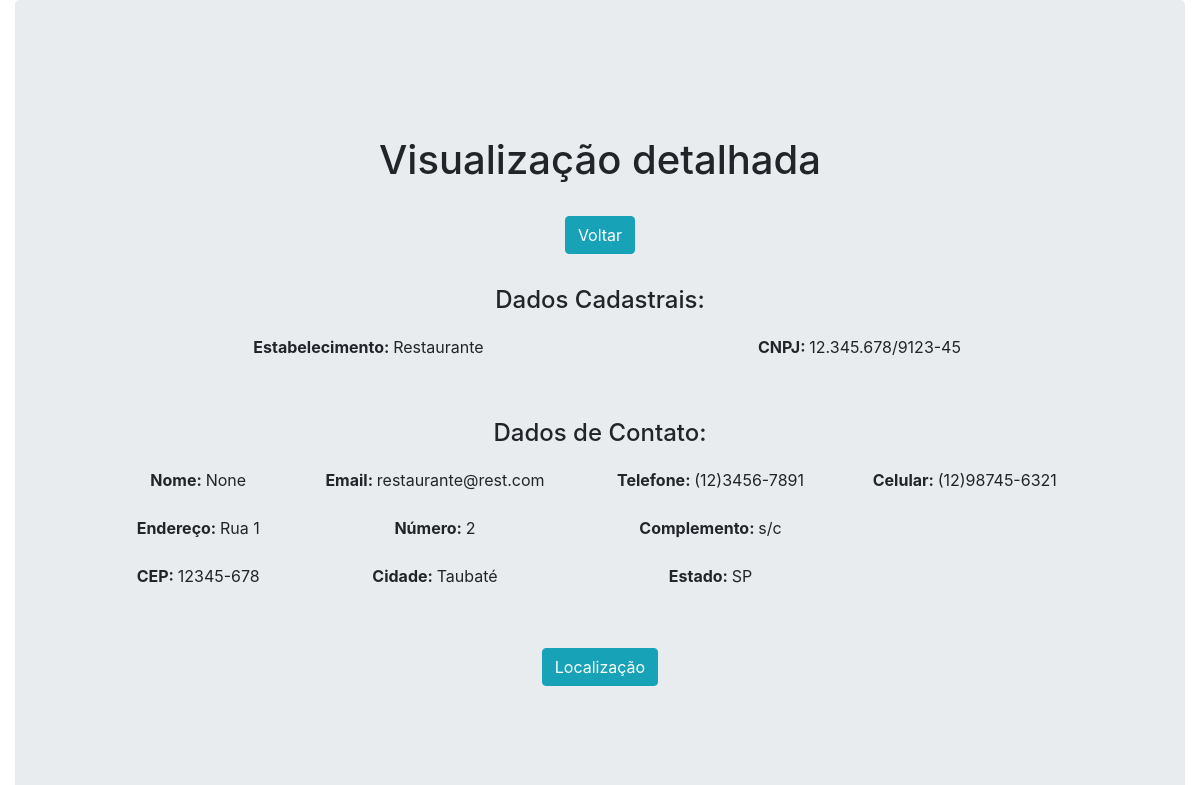
The page /view/1/ (signed in) on the database its author committed.
### pji3g54app/models.py (models this page shows, shortened)
class Cadastro(models.Model):
    inputEmpresa = models.CharField(max_length=255, null=True, blank=True)
    inputCNPJ = models.CharField(max_length=18, null=True, blank=True)
    inputNome = models.CharField(max_length=255, null=True, blank=True)
    inputCPF = models.CharField(max_length=14, null=True, blank=True)
    inputEmail = models.EmailField(max_length=100, null=True, blank=True)
    inputTel = models.CharField(max_length=13, null=True, blank=True)
    inputCel = models.CharField(max_length=14, null=True, blank=True)
    inputAddress = models.CharField(max_length=255, null=True, blank=True)
    inputNumber = models.PositiveIntegerField(null=True, blank=True)
    inputAddress2 = models.CharField(max_length=100, null=True, blank=True)
    inputCEP = models.CharField(max_length=9, null=True, blank=True)
    inputCity = models.CharField(max_length=50, null=True, blank=True)
    inputEstado = models.CharField(max_length=20, null=True, blank=True)
    inputTipo = models.BooleanField(null=None, blank=None)
    inputPF = models.BooleanField(null=None, blank=None, default=False)

### pji3g54app/views.py (the view)
# urls.py: path('view/<int:pk>/', view, name='view'),
def view(request, pk):
    data = {}
    data['db'] = Cadastro.objects.get(pk=pk)
    return render(request, 'view.html', data)

### pji3g54app/templates/view.html (shortened to what this page needs)
<!DOCTYPE html>
{% extends 'main.html' %}
{% block content %}
    {% if request.user.is_authenticated %}
<div class="container col-12">
  <div class="jumbotron">
<div class="col-8 m-auto pt-2 pb-2 text-center">
      <h1>Visualização detalhada</h1>
  </div>
  <div class="col-8 m-auto pt-3 pb-2 text-center">
      <a href="/index" class="btn btn-info">Voltar</a>
  </div>
  <div class="table-responsive col-12 m-auto pt-4 pb-2 text-center">
      <table class="table table-borderless table-hover">
          <thead class="thead-light">
          <h4>Dados Cadastrais:</h4>
            <tbody>
            <tr>
              <td>
                  <strong>Estabelecimento: </strong>{{db.inputEmpresa}}</td>
              <td>
                  <strong>CNPJ: </strong>{{db.inputCNPJ}}</td>
            </tr>
            </tbody>
          </thead>
      </table>
  </div>
<div class="table-responsive col-12 m-auto pt-4 pb-2 text-center">
     <table class="table table-borderless table-hover">
       <thead class="thead-light">
          <tr>
              <h4>Dados de Contato:</h4>
              <td>
                  <strong>Nome: </strong>{{db.inputNome}}</td>
              <td>
                  <strong>Email: </strong>{{db.inputEmail}}</td>
              <td>
                  <strong>Telefone: </strong>{{db.inputTel}}</td>
              <td>
                  <strong>Celular: </strong>{{db.inputCel}}</td>
          </tr>
          <tr>
              <td>
                  <strong>Endereço: </strong>{{db.inputAddress}}</td>
              <td>
                  <strong>Número: </strong>{{db.inputNumber}}</td>
              <td>
                  <strong>Complemento: </strong>{{db.inputAddress2}}</td>
          </tr>
          <tr>
              <td>
                  <strong>CEP: </strong>{{db.inputCEP}}</td>
              <td>
                  <strong>Cidade: </strong>{{db.inputCity}}</td>
              <td>
                  <strong>Estado: </strong>{{db.inputEstado}}<br></td>
          </tr>
       </thead>
     </table>
</div>
    <div class="col-8 m-auto pt-4 pb-2 text-center">
        <a href="/vmoleo/{{db.inputCEP}}" class="btn btn-info">Localização</a>
    </div>
  </div>
</div>
{% else %}
<div class="col-8 m-auto pt-3 pb-3 text-center">
    <h1>Acesso Não Permitido</h1>
</div>
{% endif %}
{% endblock %}

### rows shown on the page
Cadastro: inputEmpresa "Restaurante", inputCNPJ "12.345.678/9123-45", inputNome "None", inputEmail "restaurante@rest.com", inputTel "(12)3456-7891", inputCel "(12)98745-6321", inputAddress "Rua 1", inputNumber "2", inputAddress2 "s/c", inputCEP "12345-678", inputCity "Taubaté", inputEstado "SP"
